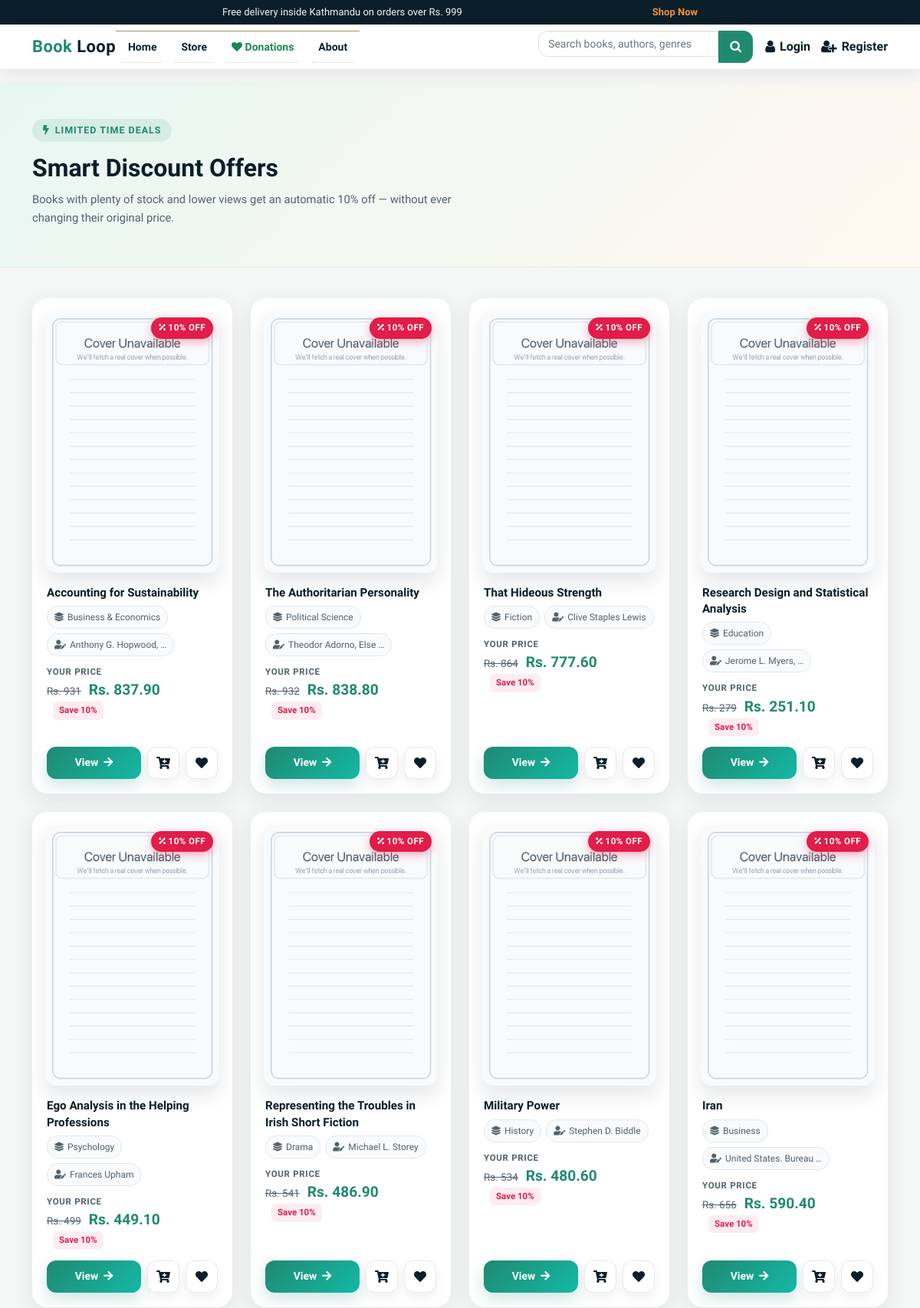
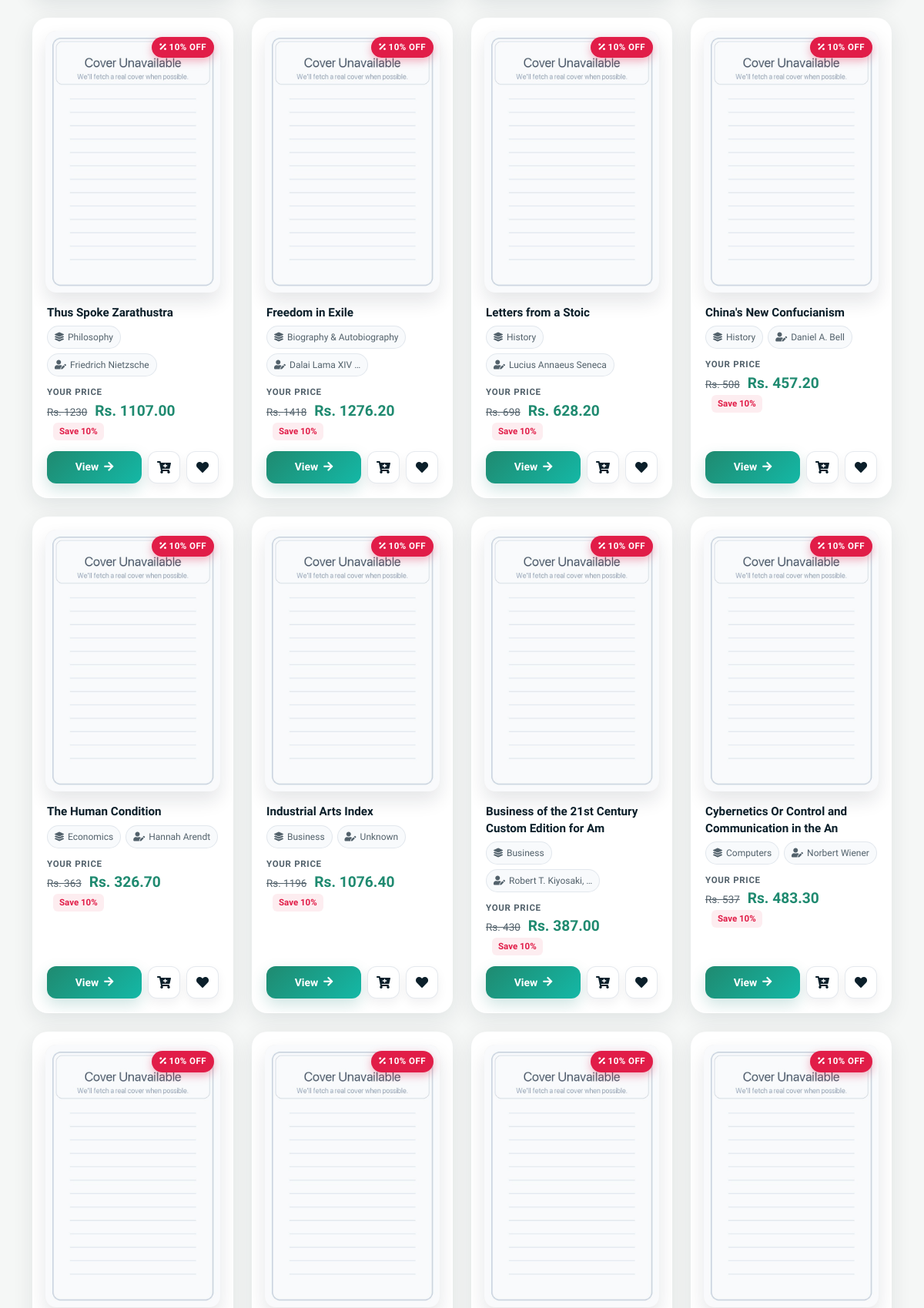
/offers/discounts/ (upper part), run on the app's committed database (2 pictures, top to bottom).
### books/models.py (models this page shows, shortened)
class Product(models.Model):
    Book_name = models.CharField(max_length=50)
    Author = models.CharField(max_length=50, default="")
    genre = models.CharField(max_length=300)
    description = models.CharField(max_length=1000, default="")
    price = models.IntegerField(default=0)
    pub_date = models.DateField(default=timezone.now)
    quantity = models.PositiveBigIntegerField(default=1)
    seller = models.ForeignKey(
        settings.AUTH_USER_MODEL,
        on_delete=models.SET_NULL,
        null=True,
        blank=True,
        related_name="products",
    )
    listing_type = models.CharField(
        max_length=10,
        choices=LISTING_CHOICES,
        default="sell",
    )
    listing_status = models.CharField(
        max_length=20,
        choices=LISTING_STATUS,
        default="approved",
    )
    swap_preference = models.CharField(
        max_length=255,
        blank=True,
        null=True,
        help_text="Title or genre of the book you want in exchange.",
    )
    condition = models.CharField(
        max_length=50,
        blank=True,
        null=True,
        help_text=(
            "Physical condition of the book for swapping "
            "(e.g. New, Like New, Good, Heavily Used)."
        ),
    )
    location = models.CharField(
        max_length=255,
        blank=True,
        null=True,
        help_text="City or neighborhood for the swap",
    )
    contact_email = models.EmailField(
        blank=True,
        null=True,
        help_text="Email for other users to contact you for swapping",
    )
    image = CloudinaryField("image", folder="bookloop_covers", null=True, blank=True)
    sequence = models.IntegerField(default=0)
    views = models.PositiveIntegerField(default=0)
    average_rating = models.FloatField(default=0.0)
    rating_count = models.PositiveIntegerField(default=0)
    @property
    def discounted_price(self) -> Decimal:
        return round(Decimal(self.price) * Decimal("0.90"), 2)

### books/views.py (the view)
# urls.py: path('offers/discounts/', views.DiscountOffersView.as_view(), name='discount_offers'),
class DiscountOffersView(ListView):
    model = Product
    template_name = "discount_offers.html"
    context_object_name = "discount_books"
    def get_queryset(self):
        return (
            Product.objects.filter(quantity__gte=5, views__lte=50)
            .order_by("-quantity")
        )
    def get_context_data(self, **kwargs):  # type: ignore[override]
        context = super().get_context_data(**kwargs)
        cart_items = 0
        if self.request.user.is_authenticated:
            order, _ = Order.objects.get_or_create(
                user=self.request.user.username,
                complete=False,
            )
            cart_items = order.get_cart_items
        context["cartItems"] = cart_items
        return context

### transactions/context_processors.py (called while the page is built, shortened)
def cart_item_count(request):
    if not request.user.is_authenticated:
        return {"cart_count": 0, "cartItems": 0}

### templates/discount_offers.html (shortened to what this page needs)
{% load static %}
{% include 'components/base/base-top.html' %}
<link href="https://cdn.jsdelivr.net/npm/bootstrap@5.0.0-beta3/dist/css/bootstrap.min.css" rel="stylesheet"
>
<link rel="stylesheet" href="https://use.fontawesome.com/releases/v5.15.3/css/all.css"
>
{% include 'components/header/header.html' %}
<section class="discount-hero">
  <div class="container">
    <div class="discount-eyebrow"><i class="fas fa-bolt"></i> Limited time deals</div>
    <h1 class="discount-title">Smart Discount Offers</h1>
    <p class="discount-sub">Books with plenty of stock and lower views get an automatic 10% off — without ever changing their original price.</p>
  </div>
</section>
<section class="discount-grid-wrap">
  <div class="container">
    <div class="row row-cols-2 row-cols-md-3 row-cols-lg-4 g-4">
      {% for product in discount_books %}
      <div class="col">
        <div class="disc-card">
          <div class="disc-img-wrap">
            <span class="disc-badge"><i class="fas fa-percentage"></i> 10% OFF</span>
            <a href="{% url 'product' product.id %}">
              {% if product.image %}
              <img src="{{ product.image.url }}" alt="{{ product.Book_name }}"
                   data-fallback="{% static 'images/default_cover.jpg' %}"
                   onerror="this.onerror=null;this.src=this.dataset.fallback;">
              {% else %}
              <img src="{% static 'images/default_cover.jpg' %}" alt="{{ product.Book_name }}">
              {% endif %}
            </a>
          </div>
          <div class="disc-body">
            <h5 class="disc-title">{{ product.Book_name }}</h5>
            <div class="disc-meta">
              <span class="disc-chip"><i class="fas fa-layer-group"></i> {{ product.genre }}</span>
              <span class="disc-chip"><i class="fas fa-user-edit"></i> {{ product.Author|truncatewords:3 }}</span>
            </div>
            <div class="disc-price-block">
              <div class="disc-label">Your price</div>
              <div>
                <del class="disc-orig">Rs. {{ product.price }}</del>
                <span class="disc-new">Rs. {{ product.discounted_price }}</span>
                <span class="disc-saving">Save 10%</span>
              </div>
            </div>
            <div class="disc-actions">
              <a href="{% url 'product' product.id %}" class="disc-btn-details">
                View <i class="fas fa-arrow-right"></i>
              </a>
              <button data-product="{{ product.id }}" data-action="add"
                      class="disc-icon-btn disc-cart-btn update-cart" title="Add to cart">
                <i class="fas fa-cart-plus"></i>
              </button>
              <span class="product_data addToWishlist disc-icon-btn disc-wish-btn" title="Save to wishlist">
                <i class="fas fa-heart"></i>
              </span>
            </div>
          </div>
        </div>
      </div>
      {% endfor %}
    </div>
  </div>
</section>
{% include 'components/footer/footer.html' %}
{% include 'components/base/base-bottom.html' %}

### static/css/style.css (style rules this page uses)
html, body { font-size: 100%; font-family: 'Open Sans', sans-serif; background:#ffffff; }
p { margin:0; }
h1,h2,h3,h4,h5,h6,a { font-family:'Ubuntu', sans-serif !important; margin:0; }

### templates/components/header/header.html (style rules this page uses)
:root { --bw-ink: #0b1f2a; --bw-muted: #52616b; --bw-accent: #1f8a70; --bw-accent-2: #f28f3b; --bw-surface: #ffffff; }

### templates/discount_offers.html (style rules this page uses)
:root { --bw-ink: #0b1f2a; --bw-muted: #52616b; --bw-accent: #1f8a70; --bw-accent-soft: #e8f7f3; --bw-surface: #ffffff; --bw-paper: #f7f3eb; --bw-shadow: 0 8px 28px rgba(11,31,42,0.09); --bw-shadow-hover: 0 18px 44px rgba(11,31,42,0.15); }
body { font-family: 'Work Sans', sans-serif; color: var(--bw-ink); background: #f5f7f6; }
.discount-hero { background: linear-gradient(135deg, #e8f7f3 0%, #fff8f0 100%); border-bottom: 1px solid #e0ede9; padding: 48px 0 36px; }
.discount-eyebrow { display: inline-flex; align-items: center; gap: 7px; font-size: 0.78rem; font-weight: 700; text-transform: uppercase; letter-spacing: .08em; color: var(--bw-accent); background: rgba(31,138,112,0.1); padding: 6px 14px; border-radius: 999px; margin-bottom: 14px; }
.discount-title { font-family: 'Merriweather', serif; font-size: 2rem; font-weight: 700; color: var(--bw-ink); line-height: 1.25; margin-bottom: 10px; }
.discount-sub { color: var(--bw-muted); font-size: 0.92rem; max-width: 560px; line-height: 1.6; }
.discount-grid-wrap { padding: 40px 0 64px; }
.disc-card { position: relative; border-radius: 20px; overflow: hidden; background: var(--bw-surface); border: 1px solid rgba(255,255,255,0.75); box-shadow: var(--bw-shadow); display: flex; flex-direction: column; height: 100%; transition: transform 0.25s ease, box-shadow 0.25s ease; }
.disc-img-wrap { position: relative; padding: 16px 16px 0; }
.disc-img-wrap a { display: block; }
.disc-img-wrap img { display: block; width: 100%; aspect-ratio: 2 / 3; object-fit: contain; background: #f0eee9; border-radius: 14px; box-shadow: 0 12px 24px rgba(15,23,42,0.11); }
.disc-badge { position: absolute; top: 24px; right: 24px; z-index: 2; background: #e11d48; color: #fff; font-size: 0.72rem; font-weight: 800; letter-spacing: .04em; padding: 5px 10px; border-radius: 999px; box-shadow: 0 4px 12px rgba(225,29,72,0.35); }
.disc-body { padding: 16px 18px 18px; display: flex; flex-direction: column; flex: 1; }
.disc-title { font-family: 'Merriweather', serif; font-size: 0.95rem; font-weight: 700; color: var(--bw-ink); margin: 0 0 6px; line-height: 1.4; display: -webkit-box; -webkit-line-clamp: 2; -webkit-box-orient: vertical; overflow: hidden; }
.disc-meta { display: flex; flex-wrap: wrap; gap: 6px; margin-bottom: 12px; }
.disc-chip { display: inline-flex; align-items: center; gap: 5px; font-size: 0.75rem; color: var(--bw-muted); background: #f8fafc; border: 1px solid rgba(148,163,184,0.22); border-radius: 999px; padding: 5px 9px; }
.disc-price-block { margin-bottom: 14px; }
.disc-label { font-size: 0.72rem; font-weight: 600; text-transform: uppercase; letter-spacing: .06em; color: var(--bw-muted); margin-bottom: 4px; }
.disc-orig { font-size: 0.84rem; color: var(--bw-muted); text-decoration: line-through; margin-right: 6px; }
.disc-new { font-size: 1.2rem; font-weight: 800; color: var(--bw-accent); line-height: 1; }
.disc-saving { display: inline-block; font-size: 0.72rem; font-weight: 700; color: #e11d48; background: rgba(225,29,72,0.08); padding: 3px 8px; border-radius: 6px; margin-left: 8px; }
.disc-actions { display: grid; grid-template-columns: 1fr auto auto; gap: 8px; margin-top: auto; }
.disc-btn-details { display: inline-flex; align-items: center; justify-content: center; gap: 7px; min-height: 42px; border-radius: 12px; font-weight: 700; font-size: 0.87rem; text-decoration: none; background: linear-gradient(135deg, var(--bw-accent), #14b8a6); color: #fff; border: none; box-shadow: 0 8px 20px rgba(15,118,110,0.2); transition: all 0.2s ease; }
.disc-icon-btn { display: inline-flex; align-items: center; justify-content: center; width: 42px; min-height: 42px; border-radius: 12px; border: 1px solid rgba(148,163,184,0.24); background: #fff; color: var(--bw-ink); box-shadow: 0 6px 14px rgba(15,23,42,0.06); transition: all 0.2s ease; cursor: pointer; }

### templates/components/footer/footer.html (style rules this page uses)
:root { --bw-ink: #0b1f2a; --bw-muted: #52616b; --bw-accent: #1f8a70; --bw-accent-2: #f28f3b; }

### data on the page
Product: Book_name "Accounting for Sustainability", genre "Business & Economics", Author "Anthony G. Hopwood, …", price "931", discounted_price "837.90"
Product: Book_name "The Authoritarian Personality", genre "Political Science", Author "Theodor Adorno, Else …", price "932", discounted_price "838.80"
Product: Book_name "That Hideous Strength", genre "Fiction", Author "Clive Staples Lewis", price "864", discounted_price "777.60"
Product: Book_name "Research Design and Statistical Analysis", genre "Education", Author "Jerome L. Myers, …", price "279", discounted_price "251.10"
Product: Book_name "Ego Analysis in the Helping Professions", genre "Psychology", Author "Frances Upham", price "499", discounted_price "449.10"
Product: Book_name "Representing the Troubles in Irish Short Fiction", genre "Drama", Author "Michael L. Storey", price "541", discounted_price "486.90"
Product: Book_name "Military Power", genre "History", Author "Stephen D. Biddle", price "534", discounted_price "480.60"
Product: Book_name "Iran", genre "Business", Author "United States. Bureau …", price "656", discounted_price "590.40"
Product: Book_name "Thus Spoke Zarathustra", genre "Philosophy", Author "Friedrich Nietzsche", price "1230", discounted_price "1107.00"
Product: Book_name "Freedom in Exile", genre "Biography & Autobiography", Author "Dalai Lama XIV …", price "1418", discounted_price "1276.20"
Product: Book_name "Letters from a Stoic", genre "History", Author "Lucius Annaeus Seneca", price "698", discounted_price "628.20"
Product: Book_name "China's New Confucianism", genre "History", Author "Daniel A. Bell", price "508", discounted_price "457.20"
Product: Book_name "The Human Condition", genre "Economics", Author "Hannah Arendt", price "363", discounted_price "326.70"
Product: Book_name "Industrial Arts Index", genre "Business", Author "Unknown", price "1196", discounted_price "1076.40"
Product: Book_name "Business of the 21st Century Custom Edition for Am", genre "Business", Author "Robert T. Kiyosaki, …", price "430", discounted_price "387.00"
Product: Book_name "Cybernetics Or Control and Communication in the An", genre "Computers", Author "Norbert Wiener", price "537", discounted_price "483.30"
